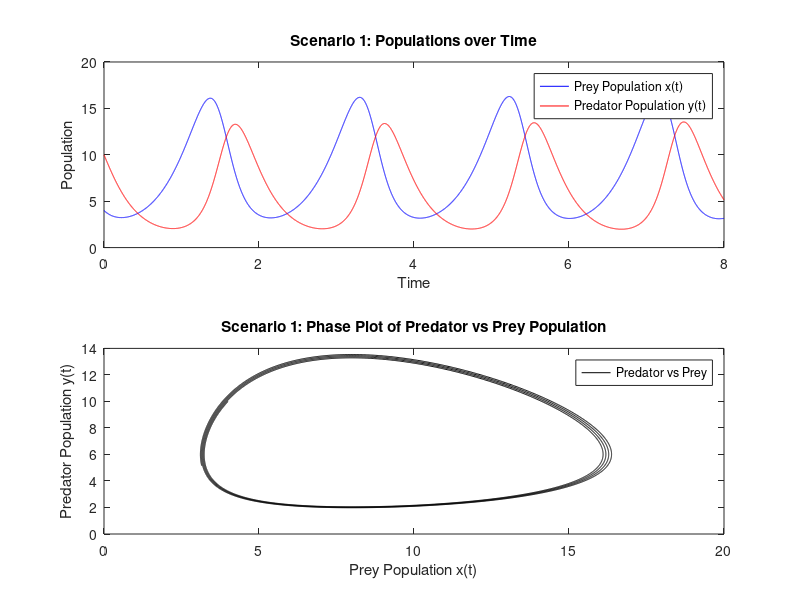
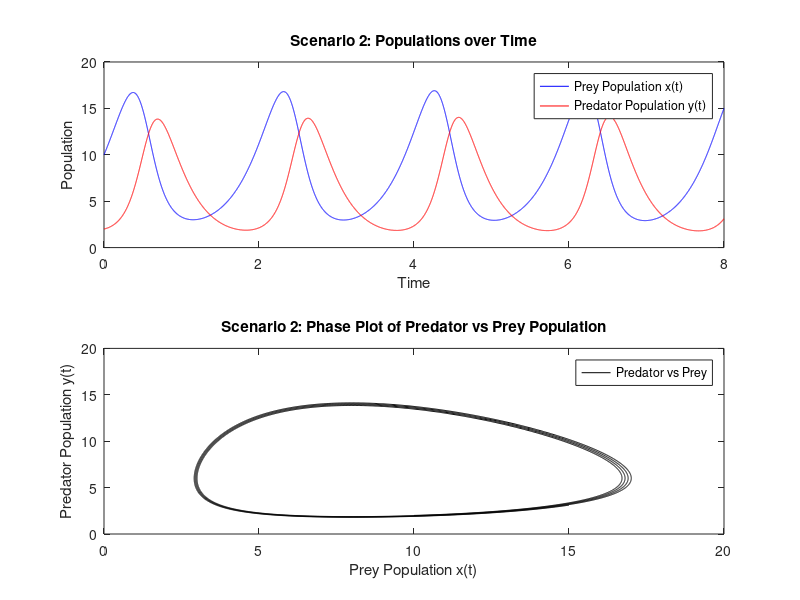
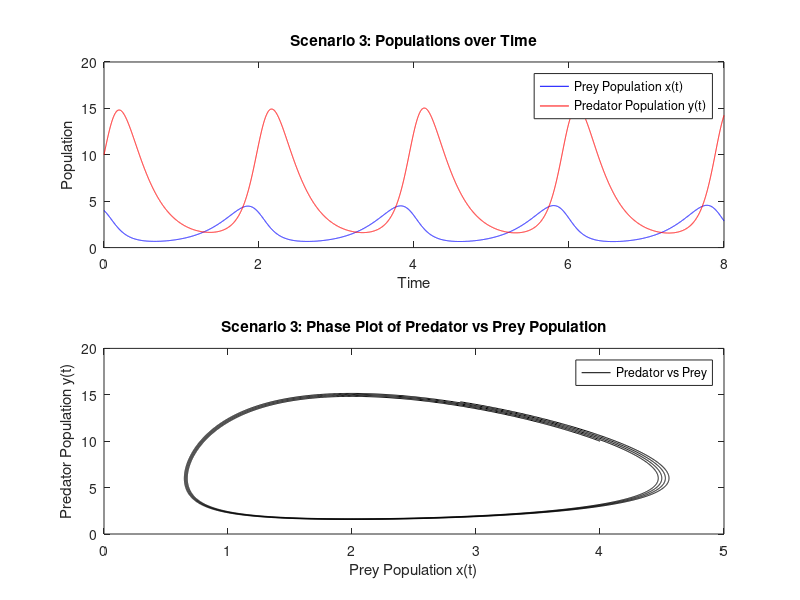
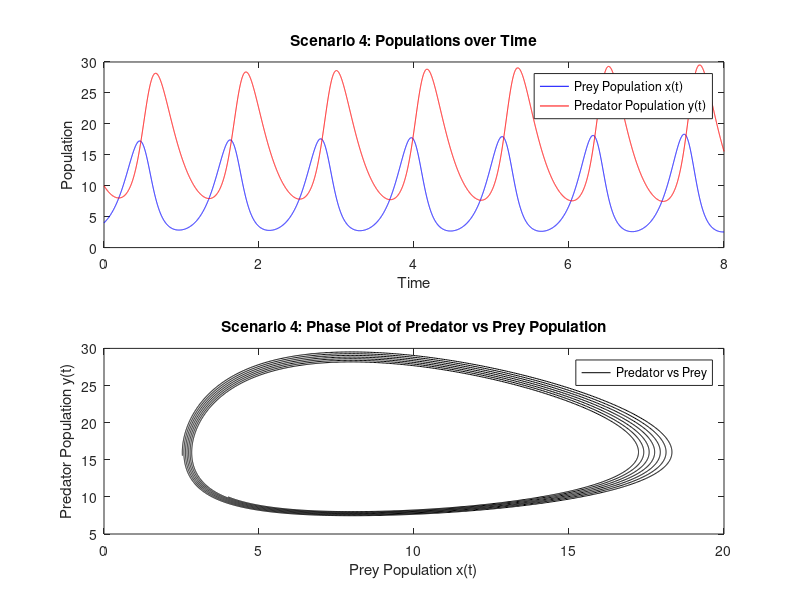

The MATLAB source for these figures, in order:
% Define common parameters
t0 = 0;      % Initial time
T = 8;       % Final time
N = 10000;   % Number of steps
h = (T - t0) / N;  % Step size
t = linspace(t0, T, N+1); % Time array

% Array to store results
results = cell(4, 1);

% Scenarios
scenarios = {
    [4, 10, 3, 0.5, 4, 0.5],   % Scenario 1
    [10, 2, 3, 0.5, 4, 0.5],   % Scenario 2
    [4, 10, 3, 0.5, 4, 2],     % Scenario 3
    [4, 10, 8, 0.5, 4, 0.5]    % Scenario 4
};

% Loop over each scenario
for i = 1:4
    % Extract parameters for this scenario
    x0 = scenarios{i}(1);
    y0 = scenarios{i}(2);
    a = scenarios{i}(3);
    b = scenarios{i}(4);
    c = scenarios{i}(5);
    d = scenarios{i}(6);
    
    % Initialize populations
    x = zeros(1, N+1);
    y = zeros(1, N+1);
    x(1) = x0;
    y(1) = y0;
    
    % Euler method iteration
    for n = 1:N
        x(n+1) = x(n) + h * x(n) * (a - b * y(n));  % Update prey
        y(n+1) = y(n) + h * y(n) * (d * x(n) - c);  % Update predator
    end
    
    % Store results for this scenario
    results{i} = struct('t', t, 'x', x, 'y', y, 'a', a, 'b', b, 'c', c, 'd', d);
    
    % Plot results
    figure;
    subplot(2,1,1);
    plot(t, x, 'b', 'DisplayName', 'Prey Population x(t)');
    hold on;
    plot(t, y, 'r', 'DisplayName', 'Predator Population y(t)');
    xlabel('Time');
    ylabel('Population');
    legend;
    title(sprintf('Scenario %d: Populations over Time', i));
    
    subplot(2,1,2);
    plot(x, y, 'k', 'DisplayName', 'Predator vs Prey');
    xlabel('Prey Population x(t)');
    ylabel('Predator Population y(t)');
    legend;
    title(sprintf('Scenario %d: Phase Plot of Predator vs Prey Population', i));
end
